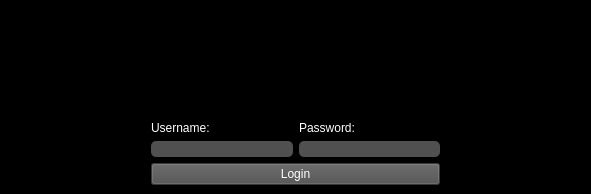
<?xml version="1.0" encoding="UTF-8"?>
<ui version="4.0">
 <class>LoginWindow</class>
 <widget class="QMainWindow" name="LoginWindow">
  <property name="geometry">
   <rect>
    <x>0</x>
    <y>0</y>
    <width>591</width>
    <height>194</height>
   </rect>
  </property>
  <property name="windowTitle">
   <string>Login</string>
  </property>
  <property name="styleSheet">
   <string notr="true">background-color: rgb(0, 0, 0);
                font: 11pt &quot;Segoe UI&quot;;
            </string>
  </property>
  <widget class="QWidget" name="centralwidget">
   <layout class="QGridLayout" name="gridLayout">
    <item row="1" column="2">
     <widget class="QLabel" name="pword_label">
      <property name="styleSheet">
       <string notr="true">color: rgb(255, 255, 255);</string>
      </property>
      <property name="text">
       <string>Password:</string>
      </property>
      <property name="alignment">
       <set>Qt::AlignBottom|Qt::AlignLeading|Qt::AlignLeft</set>
      </property>
     </widget>
    </item>
    <item row="3" column="1" colspan="2">
     <widget class="QPushButton" name="login">
      <property name="styleSheet">
       <string notr="true">color: rgb(255, 255, 255);
                                background-color: rgb(79, 79, 79);
                            </string>
      </property>
      <property name="text">
       <string>Login</string>
      </property>
     </widget>
    </item>
    <item row="2" column="1">
     <widget class="QLineEdit" name="username">
      <property name="styleSheet">
       <string notr="true">color: rgb(255, 255, 255);
                                gridline-color: rgb(0, 0, 0);
                                background-color: rgb(80, 80, 80);
                                border-radius: 5px;
                            </string>
      </property>
      <property name="text">
       <string/>
      </property>
     </widget>
    </item>
    <item row="2" column="2">
     <widget class="QLineEdit" name="password">
      <property name="styleSheet">
       <string notr="true">color: rgb(255, 255, 255);
                                gridline-color: rgb(0, 0, 0);
                                background-color: rgb(80, 80, 80);
                                border-radius: 5px;
                            </string>
      </property>
      <property name="text">
       <string/>
      </property>
      <property name="echoMode">
       <enum>QLineEdit::Password</enum>
      </property>
     </widget>
    </item>
    <item row="1" column="1">
     <widget class="QLabel" name="uname_label">
      <property name="styleSheet">
       <string notr="true">color: rgb(255, 255, 255);</string>
      </property>
      <property name="frameShape">
       <enum>QFrame::NoFrame</enum>
      </property>
      <property name="text">
       <string>Username:</string>
      </property>
      <property name="alignment">
       <set>Qt::AlignBottom|Qt::AlignLeading|Qt::AlignLeft</set>
      </property>
     </widget>
    </item>
    <item row="1" column="0" rowspan="3">
     <spacer name="leftSpacer">
      <property name="orientation">
       <enum>Qt::Horizontal</enum>
      </property>
      <property name="sizeHint" stdset="0">
       <size>
        <width>40</width>
        <height>20</height>
       </size>
      </property>
     </spacer>
    </item>
    <item row="1" column="3" rowspan="3">
     <spacer name="right_spacer">
      <property name="orientation">
       <enum>Qt::Horizontal</enum>
      </property>
      <property name="sizeHint" stdset="0">
       <size>
        <width>40</width>
        <height>20</height>
       </size>
      </property>
     </spacer>
    </item>
   </layout>
  </widget>
 </widget>
 <resources/>
 <connections/>
</ui>
